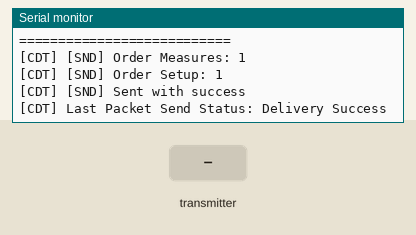
Simulated run of this program. Board: ESP32. Parts: the last lines printed to the serial monitor. The inputs (shaded band) are chosen by the test bench. Random numbers use the default seed unless the program sets one.

Above: at 1.2 s.
1.3 s: the transmitter starts sending w_temp = 0
At 1.61 s:
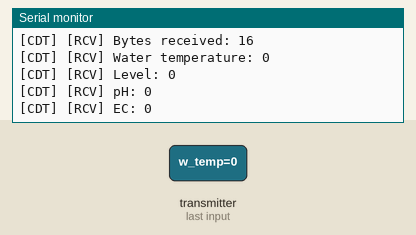
2.8 s: the transmitter starts sending level = 1024
4.3 s: the transmitter starts sending ph = 1024
5.8 s: the transmitter starts sending ec = 1024
At 6.11 s:
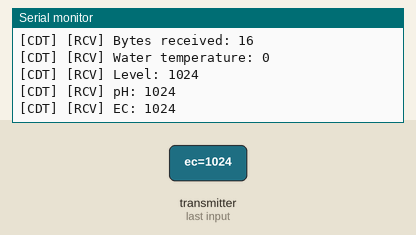
7.3 s: the transmitter starts sending w_temp = 25
8.8 s: the transmitter starts sending level = 2048
Timing chart, 0 to 11.3 s (numbered marks = the images above; inputs shaded):
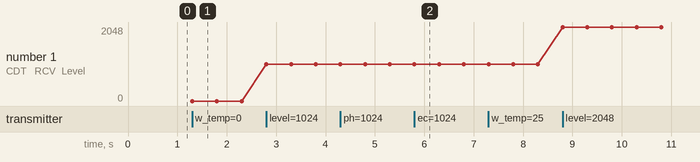

Measured:
- after the input at 1.3 s, the serial monitor: prints a new line at once (image 1)
- after the input at 5.8 s, the serial monitor: prints a new line at once (image 2)
- plotted number 1: 0 → 1024 after the input at 2.8 s, 1024 → 2048 after the input at 8.8 s

The program:

main.cpp
```cpp
/*
	==== CONDUCTOR ESP32 ====
*/

#include <Arduino.h>
#include <WiFi.h>
#include <esp_wifi.h>
#include <esp_now.h>

uint8_t broadcastAddressConductor[]		= {0x02, 0x50, 0xC5, 0xAC, 0xC9, 0xE5};
uint8_t broadcastAddressWaterBrain[]	= {0x12, 0xB4, 0x92, 0x12, 0x27, 0xFA};
// uint8_t broadcastAddressWaterFood[]		= {0x22, 0x61, 0x7C, 0xBD, 0x2D, 0xFD};
// uint8_t broadcastAddressRelay[]			= {0x32, 0x04, 0x6C, 0x26, 0xE3, 0x47};
// uint8_t broadcastAddressSecurity[]		= {0x42, 0x6D, 0xB0, 0x1C, 0xC0, 0xD9};

// Sensors readings
int w_temp;
int level;
int ph;
int ec;
// float w_temp;
// float level;
// float ph;
// float ec;
typedef struct struct_message {
		int w_temp;
		int level;
		int ph;
		int ec;
		// float w_temp;
		// float level;
		// float ph;
		// float ec;
} struct_message;
struct_message incomingMessage;

// Orders
int orderMeasures;
int orderSetup;
typedef struct struct_order {
		int measures;
		int setup;
} struct_order;
struct_order sendingOrders;

String success;

void OnDataSent(const uint8_t *mac_addr, esp_now_send_status_t status);
void OnDataRecv(const uint8_t * mac, const uint8_t *incomingData, int len);
void sendOrders();

void setup() {
	Serial.begin(115200);
	WiFi.mode(WIFI_STA);
	// Change MAC
	esp_wifi_set_mac(WIFI_IF_STA, &broadcastAddressConductor[0]);
	if (esp_now_init() != ESP_OK) {
		Serial.println("[CDT] Error initializing ESP-NOW");
		return;
	}
	// Register Send CB to get the status of Transmitted packet
	esp_now_register_send_cb(OnDataSent);
	// Register peer WaterBrain
	esp_now_peer_info_t peerInfo;
	memcpy(peerInfo.peer_addr, broadcastAddressWaterBrain, 6);
	peerInfo.channel = 0;
	peerInfo.encrypt = false;
	// Add peer
	if (esp_now_add_peer(&peerInfo) != ESP_OK){
		Serial.println("[CDT] Failed to add peer");
		return;
	}
	// Register for a callback function to be called when data is received
	esp_now_register_recv_cb(OnDataRecv);
}

void loop() {

	sendOrders();

	delay(10000);
}

// Callback when data is sent
void OnDataSent(const uint8_t *mac_addr, esp_now_send_status_t status) {
	Serial.print("\r\n[CDT] Last Packet Send Status: ");
	Serial.println(status == ESP_NOW_SEND_SUCCESS ?
		"Delivery Success" : "Delivery Fail");
	if (status == 0){
		success = "\r\n[CDT] [SND] Delivery Success :)";
	}
	else{
		success = "\r\n[CDT] [SND] Delivery Fail :(";
	}
}

// Callback when data is received
void OnDataRecv(const uint8_t * mac, const uint8_t *incomingData, int len) {
	memcpy(&incomingMessage, incomingData, sizeof(incomingMessage));
	Serial.print("\r\n[CDT] [RCV] Bytes received: ");
	Serial.println(len);
	w_temp	= incomingMessage.w_temp;
	level	= incomingMessage.level;
	ph		= incomingMessage.ph;
	ec		= incomingMessage.ec;
	Serial.printf("\r\n[CDT] [RCV] Water temperature: %i", w_temp);
	Serial.printf("\r\n[CDT] [RCV] Level: %i", level);
	Serial.printf("\r\n[CDT] [RCV] pH: %i", ph);
	Serial.printf("\r\n[CDT] [RCV] EC: %i", ec);
}

void sendOrders() {

	orderMeasures	= random(0, 2);
	orderSetup		= random(0, 2);

	// Set values to send
	sendingOrders.measures = orderMeasures;
	sendingOrders.setup = orderSetup;
	Serial.printf("\r\n===========================");
	Serial.printf("\r\n[CDT] [SND] Order Measures: %i", sendingOrders.measures);
	Serial.printf("\r\n[CDT] [SND] Order Setup: %i", sendingOrders.setup);

	// Send message via ESP-NOW
	esp_err_t result = esp_now_send(broadcastAddressWaterBrain, (uint8_t *)
		&sendingOrders, sizeof(sendingOrders));
	if (result == ESP_OK) {
		Serial.println("\r\n[CDT] [SND] Sent with success");
	}
	else {
		Serial.println("\r\n[CDT] [SND] Error sending the data");
	}
}
```
